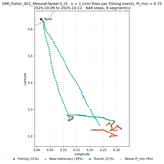
#> input picture result_figures/hmm_tracks/n_1/OMI_Fisher_001_MessiahTanker3_t3.png, 164 x 164 px, shrunk from 1119 x 1118 before the run
$ python plot_compare_n.py
#> lines starting #> are read from the running program, lines starting #| are printed output that depends on the picture
"""Put each trip's HMM track plots for every n side by side, so the effect of n on the same trip is visible.

Input:  result_figures/hmm_tracks/n_<k>/<trip>.png (from plot_hmm_tracks.py)
Output: result_figures/hmm_tracks/compare_n/<trip>.png, one row of panels labelled "n = k"

Usage: /usr/bin/python3 pipeline_scripts/plot_compare_n.py
"""

from pathlib import Path

from PIL import Image, ImageDraw, ImageFont

PROJECT_ROOT = Path(__file__).resolve().parents[1]
TRACKS_DIR = PROJECT_ROOT / "result_figures" / "hmm_tracks"
OUT_DIR = TRACKS_DIR / "compare_n"
LABEL_HEIGHT = 70          # white band above each panel for the "n = k" label
GAP = 20                   # white space between panels


def main() -> None:
    n_dirs = sorted((d for d in TRACKS_DIR.glob("n_*") if d.is_dir()), key=lambda d: int(d.name.split("_")[1]))
    trips = sorted({p.name for d in n_dirs for p in d.glob("*.png")})
    OUT_DIR.mkdir(exist_ok=True)
    try:
        font = ImageFont.truetype("/System/Library/Fonts/Helvetica.ttc", 48)
    except OSError:
        font = ImageFont.load_default()

    for trip in trips:
        panels = [(d.name.split("_")[1], Image.open(d / trip).convert("RGB")) for d in n_dirs if (d / trip).exists()]
#> panels = 1 item
        height = max(img.height for _, img in panels)
#> height = 164
        width = sum(img.width for _, img in panels) + GAP * (len(panels) - 1)
#> width = 164
        sheet = Image.new("RGB", (width, height + LABEL_HEIGHT), "white")
#> sheet: PIL image 164x234 RGB; every value is 255
        draw = ImageDraw.Draw(sheet)
        x = 0
        for n, img in panels:
            sheet.paste(img, (x, LABEL_HEIGHT))
            label = f"n = {n}"
            text_w = draw.textlength(label, font=font)
            draw.text((x + (img.width - text_w) / 2, 10), label, fill="black", font=font)
            x += img.width + GAP
#> this loop made 1 pass
#> (n, label, text_w, x) on pass 1: ('1', 'n = 1', 131.7, 184)
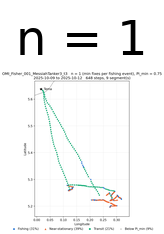
#> sheet: PIL image 164x234 RGB; mean R, G, B 245.1, 245.7, 245.4
#> after the loop, x = 184
        sheet.save(OUT_DIR / trip)
        print(f"Saved {OUT_DIR / trip} ({len(panels)} panels)")
#| Saved result_figures/hmm_tracks/compare_n/OMI_Fisher_001_MessiahTanker3_t3.png (1 panels)


if __name__ == "__main__":
    main()
